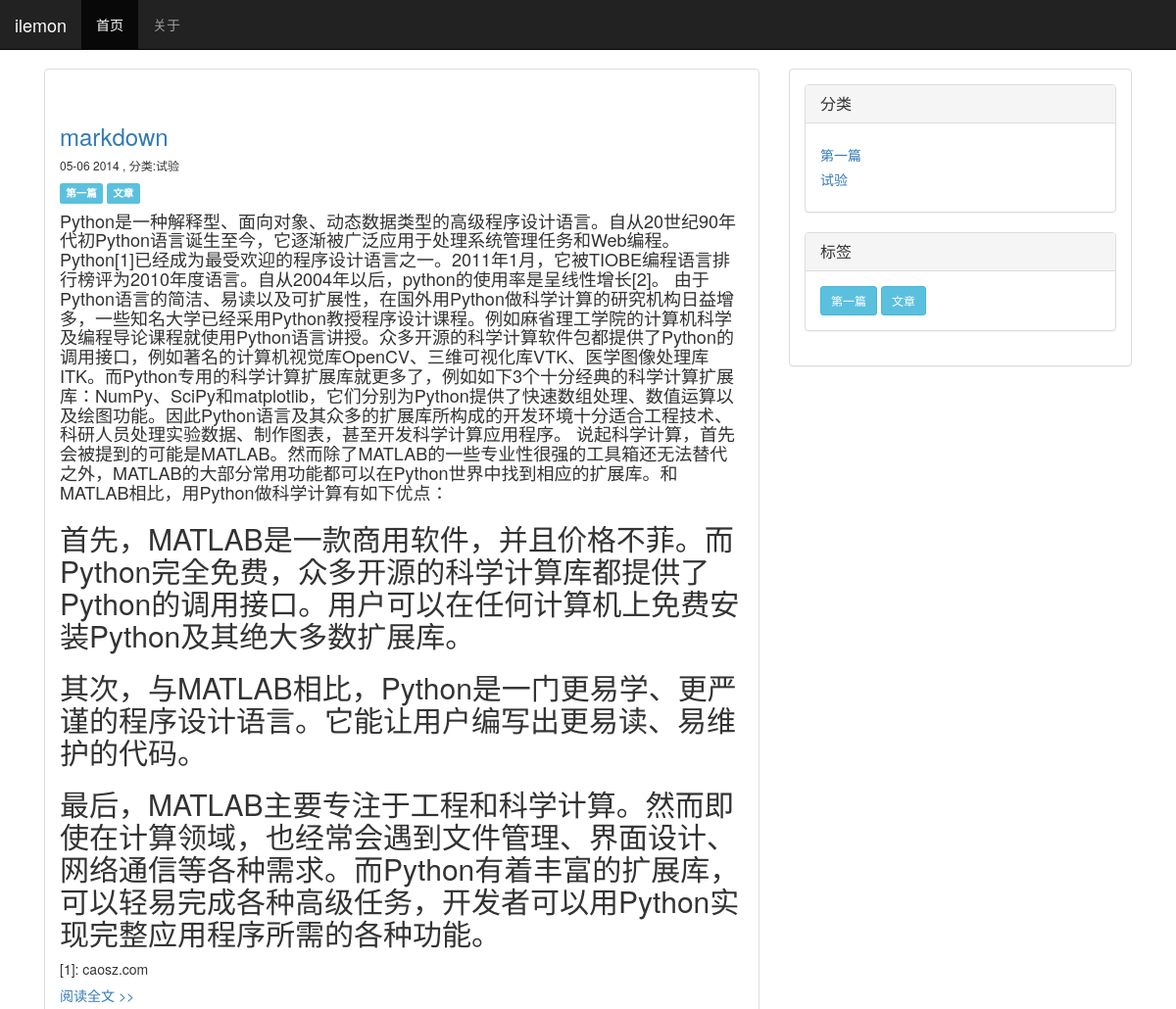
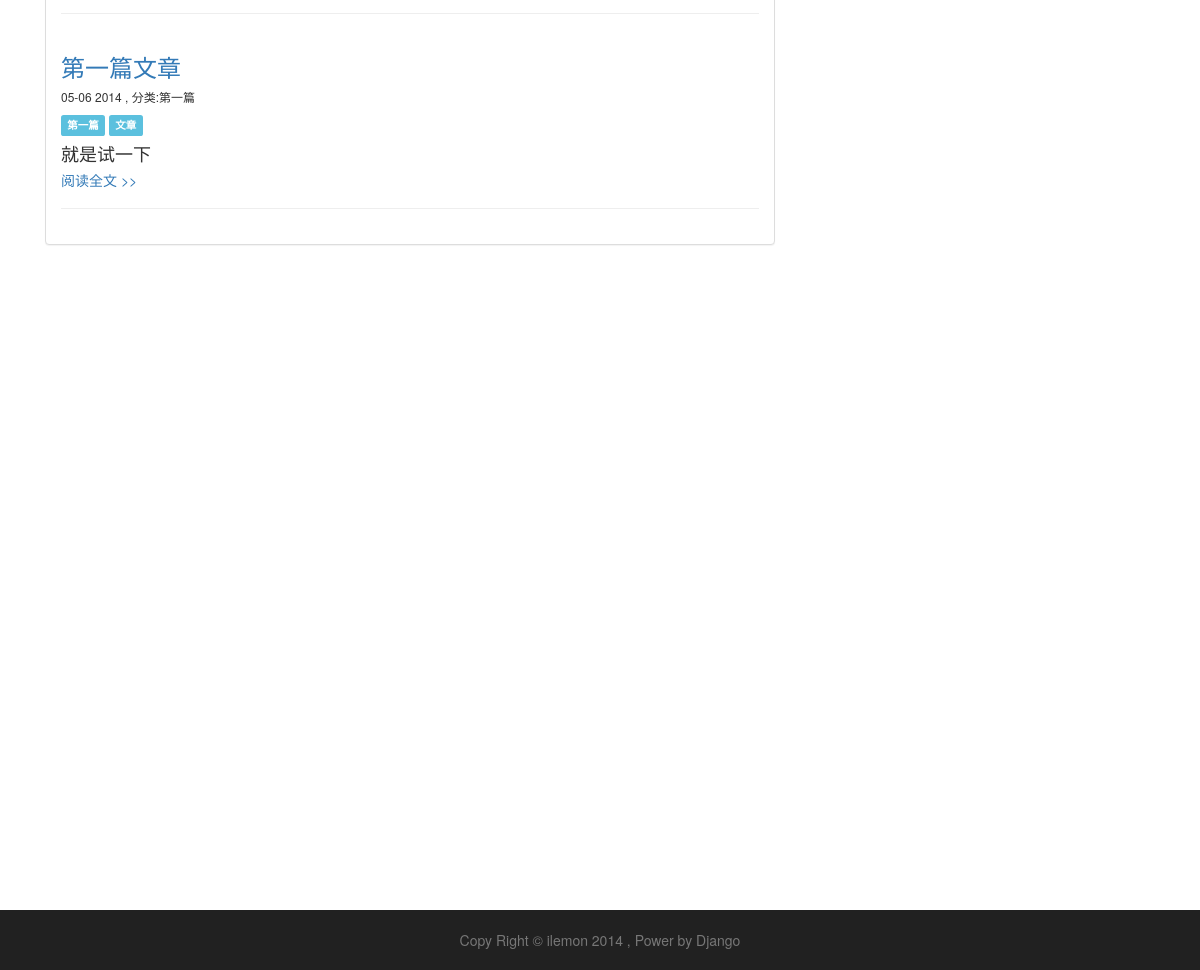
The page / on the database its author committed (2 pictures, top to bottom).
### blog/models.py (models this page shows, shortened)
class Blog(models.Model):
    caption = models.CharField(max_length=50)
    slug = models.SlugField(max_length=50)
    category = models.ForeignKey(Category)
    tags = models.ManyToManyField(Tag)
    content = models.TextField()
    publish_time = models.DateTimeField(auto_now_add=True)
    update_time = models.DateTimeField(auto_now=True)
    class Meta:
        ordering = ['-publish_time']

class Category(models.Model):
    name = models.CharField(max_length=10)
    slug = models.SlugField(max_length=10)
    def __str__(self):
        return self.name

class Tag(models.Model):
    tag_name = models.CharField(max_length=10)
    slug = models.SlugField(max_length=10)
    create_time = models.DateTimeField(auto_now_add=True)
    def __str__(self):
        return self.tag_name

### blog/views.py (the view)
# urls.py: url(r'^$', 'blog.views.blog_list', name='blog_list'),
def blog_list(request):
    blog_list = Blog.objects.all()
    categories = Category.objects.all()
    tags = Tag.objects.all()
    return render_to_response('blog_list.html', {'blogs': blog_list, 'categories': categories, 'tags': tags})

### templates/blog_list.html
{% extends "base.html" %}
{% block content %}
<div class="content">
  {% for blog in blogs %}
      <div class="page-header">
        <h3>
            <a href="{% url 'blog_article' blog.slug %}">{{ blog.caption }}</a>
        </h3>
        <h6>{{blog.publish_time|date:"m-d Y"}} , 分类:{{blog.category}}</h6>
        {% for tag in blog.tags.all %}
            <span class="label label-info">{{ tag }}</span>
        {% endfor %}
        <h4>{{ blog.content|safe }}</h4>
        <h5><a href="{% url 'blog_article' blog.slug %}">阅读全文 >></a></h5>
      </div>
  {% endfor %}
</div>
{% endblock %}

### templates/base.html (shortened to what this page needs)
<!DOCTYPE html>
<html lang="en">
<head>
    <link rel="stylesheet" href="http://cdn.bootcss.com/twitter-bootstrap/3.0.3/css/bootstrap.min.css">
</head>
<body>
    {% include "header.html" %}
    {% block body %}
    <div id="wrap">
        <div class="container">
                <div class="col-md-8">
                    <div class="panel panel-default">
                        <div class="panel-body">
                            {% block content %}
                            {% endblock %}
                    </div>
                </div>
            </div>
                <div class="col-md-4">
                <div class="pin">
                    <div class="panel panel-default">
                        <div class="panel-body">
                            {% block aside %}
                            {% include "aside.html" %}
                            {% endblock %}
                    </div>
                </div>
                </div>
            </div>
        </div>
    </div>
    {% endblock %}
    {% block footer %}
    <div id="footer">
        <div class="container">
            <p class="text-muted credit">Copy Right © ilemon 2014 , Power by Django</p>
        </div>
    </div>
    {%  endblock %}
</body>
</html>

### templates/header.html (shortened to what this page needs)
<!DOCTYPE html>
<html lang="en">
  <head>
    <link href="http://cdn.bootcss.com/twitter-bootstrap/3.0.3/css/bootstrap.min.css" rel="stylesheet">
  </head>
  <body>
    <div class="navbar navbar-inverse navbar-fixed-top">
        <div class="navbar-header">
          <a class="navbar-brand">ilemon</a>
        </div>
        <div class="navbar-collapse collapse">
          <ul class="nav navbar-nav">
            <li class="active"><a href="/bloglist/">首页</a></li>
            <li><a href="#" role="button" data-toggle="modal"
            data-target="#myModal">关于</a></li>
          </ul>
        </div>
    </div>
  </body>
</html>

### templates/aside.html (shortened to what this page needs)
<!DOCTYPE html>
<html lang="en">
  <head>
    <link href="http://cdn.bootcss.com/twitter-bootstrap/3.0.3/css/bootstrap.min.css" rel="stylesheet">
  </head>
  <body>
    <div class="aside">
         <div class="pinned">
            <div class="panel panel-default">
                <div class="panel-heading">
                    <h3 class="panel-title">分类</h3>
                </div>
                <div class="panel-body">
                    {% for category in categories %}
                        <h5>
                            <a href="{% url 'blog_category' category.slug %}">{{ category.name }}</a>
                        </h5>
                    {% endfor %}
                </div>
            </div>
            <div class="panel panel-default">
                <div class="panel-heading">
                    <h3 class="panel-title">标签</h3>
                </div>
                <div class="panel-body">
                    {% for tag in tags %}
                        <a href="{% url 'blog_tag' tag.slug %}" class="btn btn-sm btn-info">{{ tag.tag_name }}</a>
                    {% endfor %}
                </div>
            </div>
         </div>
    </div>
  </body>
</html>

### templates/base.html (style rules this page uses)
html,body { height: 100%; }
#wrap { min-height: 100%; height: auto; margin: 0 auto -60px; padding: 0 0 60px; #margin-left: 100px; }
.container { width: auto; #max-width: 680px; height: auto; padding: 0 15px; #background-color: #FFAEB9; }
.container .credit { margin: 20px 0; text-align:center; }
body { background-image:url("http://hansonsblog-img.stor.sinaapp.com/img/tbg.png"); }
#footer { height: 60px; background-color:#212121; }

### templates/header.html (style rules this page uses)
body { min-height: 2000px; padding-top: 70px; }

### rows shown on the page
Blog: caption "markdown", publish_time "05-06 2014", category "试验", content "Python是一种解释型、面向对象、动态数据类型的高级程序设计语言。自从20世纪90年代初Python语言诞生至今，它逐渐被广泛应用于处理系统管理任务和Web编程。Python[1]已经成为最受欢迎的程序设计语言之一。2011年1月，它被TIOBE编程语言排行榜评为2010年度语言。自从2004年以后，python的使用率是呈线性增长[2]。 由于Python语言的简洁、易读以及可扩展性，在国外用Python做科学计算的研究机构日益增多，一些知名大学已经采用Python教授程序设计课程。例如麻省理工学院的计算机科学及编程导论课程就使用Python语言讲授。众多开源的科学计算软件包都提供了Python的调用接口，例如著名的计算机视觉库OpenCV、三维可视化库VTK、医学图像处理库ITK。而Python专用的科学计算扩展库就更多了，例如如下3个十分经典的科学计算扩展库：NumPy、SciPy和matplotlib，它们分别为Python提供了快速数组处理、数值运算以及绘图功能。因此Python语言及其众多的扩展库所构成的开发环境十分适合工程技术、科研人员处理实验数据、制作图表，甚至开发科学计算应用程序。 说起科学计算，首先会被提到的可能是MATLAB。然而除了MATLAB的一些专业性很强的工具箱还无法替代之外，MATLAB的大部分常用功能都可以在Python世界中找到相应的扩展库。和MATLAB相比，用Python做科学计算有如下优点：…"
Tag: tag_name "第一篇"
Tag: tag_name "文章"
Blog: caption "第一篇文章", publish_time "05-06 2014", category "第一篇", content "就是试一下"
Category: name "第一篇"
Category: name "试验"
